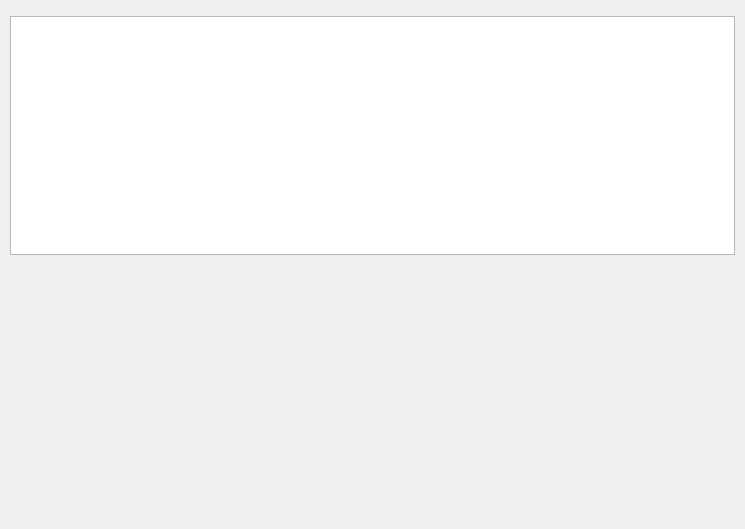
<?xml version="1.0" encoding="UTF-8"?>
<ui version="4.0">
 <class>ViProjectCorrelationWidget</class>
 <widget class="QWidget" name="ViProjectCorrelationWidget">
  <property name="geometry">
   <rect>
    <x>0</x>
    <y>0</y>
    <width>745</width>
    <height>529</height>
   </rect>
  </property>
  <property name="maximumSize">
   <size>
    <width>16777215</width>
    <height>16777215</height>
   </size>
  </property>
  <property name="windowTitle">
   <string>Form</string>
  </property>
  <property name="styleSheet">
   <string/>
  </property>
  <layout class="QGridLayout" name="gridLayout">
   <property name="margin">
    <number>10</number>
   </property>
   <item row="2" column="0">
    <spacer name="horizontalSpacer">
     <property name="orientation">
      <enum>Qt::Horizontal</enum>
     </property>
     <property name="sizeHint" stdset="0">
      <size>
       <width>40</width>
       <height>20</height>
      </size>
     </property>
    </spacer>
   </item>
   <item row="1" column="0" colspan="3">
    <widget class="ViTableWidget" name="tableWidget"/>
   </item>
   <item row="3" column="0" colspan="3">
    <spacer name="verticalSpacer">
     <property name="orientation">
      <enum>Qt::Vertical</enum>
     </property>
     <property name="sizeHint" stdset="0">
      <size>
       <width>20</width>
       <height>40</height>
      </size>
     </property>
    </spacer>
   </item>
   <item row="2" column="1" colspan="2">
    <widget class="ViButton" name="processButton" native="true"/>
   </item>
   <item row="0" column="0" colspan="3">
    <widget class="ViProjectLoader" name="projectLoader" native="true"/>
   </item>
  </layout>
 </widget>
 <customwidgets>
  <customwidget>
   <class>ViButton</class>
   <extends>QWidget</extends>
   <header>vibutton.h</header>
   <container>1</container>
  </customwidget>
  <customwidget>
   <class>ViTableWidget</class>
   <extends>QTableWidget</extends>
   <header>vitablewidget.h</header>
  </customwidget>
  <customwidget>
   <class>ViProjectLoader</class>
   <extends>QWidget</extends>
   <header>viprojectloader.h</header>
   <container>1</container>
  </customwidget>
 </customwidgets>
 <resources/>
 <connections/>
</ui>
